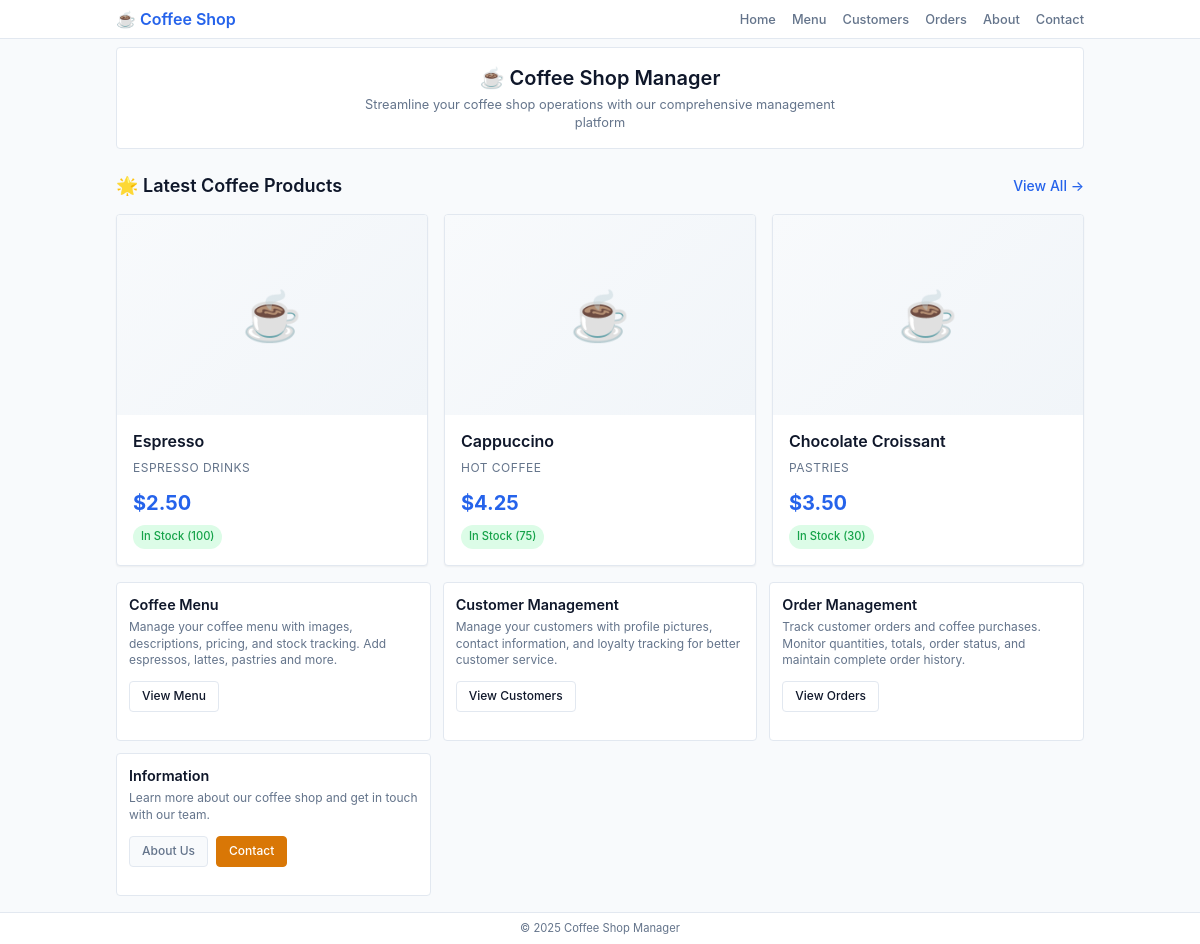
The page / on the database its author committed.
### tables this page shows
CREATE TABLE IF NOT EXISTS products (
    id INT AUTO_INCREMENT PRIMARY KEY,
    name VARCHAR(100) NOT NULL,
    description TEXT,
    price DECIMAL(10,2) NOT NULL,
    category VARCHAR(50),
    subcategory VARCHAR(50),
    image VARCHAR(255),
    stock_quantity INT DEFAULT 0,
    status ENUM('active', 'inactive') DEFAULT 'active',
    created_at TIMESTAMP DEFAULT CURRENT_TIMESTAMP,
    updated_at TIMESTAMP DEFAULT CURRENT_TIMESTAMP ON UPDATE CURRENT_TIMESTAMP
);

### index.php (the view, shortened to what this page needs)
<?php
include 'header.php';
?>
<div class="hero">
    <h1>☕ Coffee Shop Manager</h1>
    <p>Streamline your coffee shop operations with our comprehensive management platform</p>
</div>
<div class="section-header" style="margin-top: 1.5rem;">
    <h2>🌟 Latest Coffee Products</h2>
    <a href="products.php" class="view-all-link">View All →</a>
</div>
<div class="products-showcase">
    <?php
    global $connection;
    $latestProducts = "SELECT * FROM products WHERE status = 'active' ORDER BY created_at DESC LIMIT 3";
    $result = mysqli_query($connection, $latestProducts);
    if ($result && mysqli_num_rows($result) > 0) {
        while ($product = mysqli_fetch_assoc($result)) {
            echo '<div class="product-card">';
            echo '<div class="product-image">';
            if (file_exists("uploads/products/" . $product['id'] . ".jpg")) {
                echo '<img src="uploads/products/' . $product['id'] . '.jpg" alt="' . htmlspecialchars($product['name']) . '">';
            } else {
                echo '<div class="no-image-placeholder">☕</div>';
            }
            echo '</div>';
            echo '<div class="product-info">';
            echo '<h3>' . htmlspecialchars($product['name']) . '</h3>';
            echo '<p class="product-category">' . htmlspecialchars($product['category']) . '</p>';
            echo '<div class="product-price">$' . number_format($product['price'], 2) . '</div>';
            if ($product['stock_quantity'] > 0) {
                echo '<div class="stock-status in-stock">In Stock (' . $product['stock_quantity'] . ')</div>';
            } else {
                echo '<div class="stock-status out-of-stock">Out of Stock</div>';
            }
            echo '</div>';
            echo '</div>';
        }
    }
    ?>
</div>
<div class="card-grid">
    <div class="card">
        <h2>Coffee Menu</h2>
        <p>Manage your coffee menu with images, descriptions, pricing, and stock tracking. Add espressos, lattes, pastries and more.</p>
        <div class="nav-links">
            <a href="products.php">View Menu</a>
        </div>
    </div>
    <div class="card">
        <h2>Customer Management</h2>
        <p>Manage your customers with profile pictures, contact information, and loyalty tracking for better customer service.</p>
        <div class="nav-links">
            <a href="users.php">View Customers</a>
        </div>
    </div>
    <div class="card">
        <h2>Order Management</h2>
        <p>Track customer orders and coffee purchases. Monitor quantities, totals, order status, and maintain complete order history.</p>
        <div class="nav-links">
            <a href="orders.php">View Orders</a>
        </div>
    </div>
    <div class="card">
        <h2>Information</h2>
        <p>Learn more about our coffee shop and get in touch with our team.</p>
        <div class="nav-links">
            <a href="about.php" class="secondary">About Us</a>
            <a href="contact.php" class="warning">Contact</a>
        </div>
    </div>
</div>
<?php include 'footer.php'; ?>

### header.php (shortened to what this page needs)
<!DOCTYPE html>
<html lang="en">
<head>
    <link rel="stylesheet" href="style.css?v=<?php echo time(); ?>">
</head>
<body>
    <header>
        <nav>
            <div class="logo">☕ Coffee Shop</div>
            <ul>
                <li><a href="index.php">Home</a></li>
                <li><a href="products.php">Menu</a></li>
                <li><a href="users.php">Customers</a></li>
                <li><a href="orders.php">Orders</a></li>
                <li><a href="about.php">About</a></li>
                <li><a href="contact.php">Contact</a></li>
            </ul>
        </nav>
    </header>
    <main>

### footer.php
</main>
<footer>
    <p>&copy; <?php echo date('Y'); ?> Coffee Shop Manager</p>
</footer>
</body>
</html>

### style.css (style rules this page uses)
:root { --primary: #2563eb; --secondary: #64748b; --surface: #ffffff; --background: #f8fafc; --text-primary: #0f172a; --text-secondary: #64748b; --border: #e2e8f0; --success: #059669; --warning: #d97706; --error: #dc2626; --shadow: 0 1px 2px 0 rgb(0 0 0 / 0.05); --radius: 4px; }
* { margin: 0; padding: 0; box-sizing: border-box; }
body { font-family: -apple-system, BlinkMacSystemFont, 'Segoe UI', Roboto, sans-serif; line-height: 1.4; color: var(--text-primary); background-color: var(--background); font-size: 13px; }
header { background: var(--surface); border-bottom: 1px solid var(--border); }
nav { max-width: 1000px; margin: 0 auto; padding: 0.5rem 1rem; display: flex; justify-content: space-between; align-items: center; }
.logo { font-size: 1rem; font-weight: 600; color: var(--primary); }
nav ul { list-style: none; display: flex; gap: 1rem; }
nav a { color: var(--text-secondary); text-decoration: none; font-size: 0.8rem; font-weight: 500; transition: color 0.2s; }
main { max-width: 1000px; margin: 0.5rem auto; padding: 0 1rem; }
.hero { background: var(--surface); padding: 1rem; border-radius: var(--radius); text-align: center; margin-bottom: 0.75rem; border: 1px solid var(--border); }
.hero h1 { color: var(--text-primary); margin-bottom: 0.25rem; font-size: 1.25rem; font-weight: 600; }
.hero p { font-size: 0.8rem; color: var(--text-secondary); max-width: 500px; margin: 0 auto; }
.card-grid { display: grid; grid-template-columns: repeat(auto-fit, minmax(250px, 1fr)); gap: 0.75rem; margin-top: 0.75rem; }
.card { background: var(--surface); padding: 0.75rem; border-radius: var(--radius); border: 1px solid var(--border); transition: box-shadow 0.2s; }
.card h2 { color: var(--text-primary); margin-bottom: 0.25rem; font-size: 0.9rem; font-weight: 600; }
.card p { color: var(--text-secondary); margin-bottom: 0.75rem; line-height: 1.4; font-size: 0.75rem; }
.nav-links { display: flex; gap: 0.5rem; margin-bottom: 1rem; flex-wrap: wrap; }
.nav-links a { padding: 0.375rem 0.75rem; background: var(--surface); color: var(--text-primary); text-decoration: none; border-radius: var(--radius); border: 1px solid var(--border); font-weight: 500; font-size: 0.75rem; transition: all 0.2s; }
.nav-links a.secondary { background: var(--background); color: var(--text-secondary); }
.nav-links a.warning { background: var(--warning); color: white; border-color: var(--warning); }
.section-header { display: flex; justify-content: space-between; align-items: center; margin-bottom: 1rem; }
.section-header h2 { color: var(--text-primary); font-size: 1.125rem; font-weight: 600; }
footer { background: var(--surface); border-top: 1px solid var(--border); padding: 0.5rem 0; margin-top: 1rem; text-align: center; color: var(--text-secondary); font-size: 0.7rem; }
.products-showcase { display: grid; grid-template-columns: repeat(auto-fit, minmax(280px, 1fr)); gap: 1rem; margin: 1rem 0; }
.product-card { background: var(--surface); border: 1px solid var(--border); border-radius: var(--radius); overflow: hidden; transition: all 0.3s ease; box-shadow: var(--shadow); }
.product-image { width: 100%; height: 200px; overflow: hidden; background: var(--background); position: relative; }
.no-image-placeholder { width: 100%; height: 100%; display: flex; align-items: center; justify-content: center; font-size: 3rem; color: var(--text-secondary); background: linear-gradient(135deg, var(--background) 0%, #f1f5f9 100%); }
.product-info { padding: 1rem; }
.product-info h3 { color: var(--text-primary); font-size: 1rem; font-weight: 600; margin-bottom: 0.5rem; line-height: 1.3; }
.product-category { color: var(--text-secondary); font-size: 0.75rem; margin-bottom: 0.75rem; text-transform: uppercase; letter-spacing: 0.5px; }
.product-price { font-size: 1.25rem; font-weight: 700; color: var(--primary); margin-bottom: 0.5rem; }
.stock-status { font-size: 0.7rem; padding: 0.25rem 0.5rem; border-radius: 12px; font-weight: 500; display: inline-block; }
.stock-status.in-stock { background: #dcfce7; color: #16a34a; }
.section-header { display: flex; justify-content: space-between; align-items: center; margin: 1.5rem 0 1rem 0; }
.section-header h2 { color: var(--text-primary); font-size: 1.125rem; font-weight: 600; margin: 0; }
.view-all-link { color: var(--primary); text-decoration: none; font-size: 0.875rem; font-weight: 500; transition: color 0.2s; }

### rows shown on the page
products: name "Espresso", category "ESPRESSO DRINKS", price "2.50", stock_quantity "100"
products: name "Cappuccino", category "HOT COFFEE", price "4.25", stock_quantity "75"
products: name "Chocolate Croissant", category "PASTRIES", price "3.50", stock_quantity "30"
